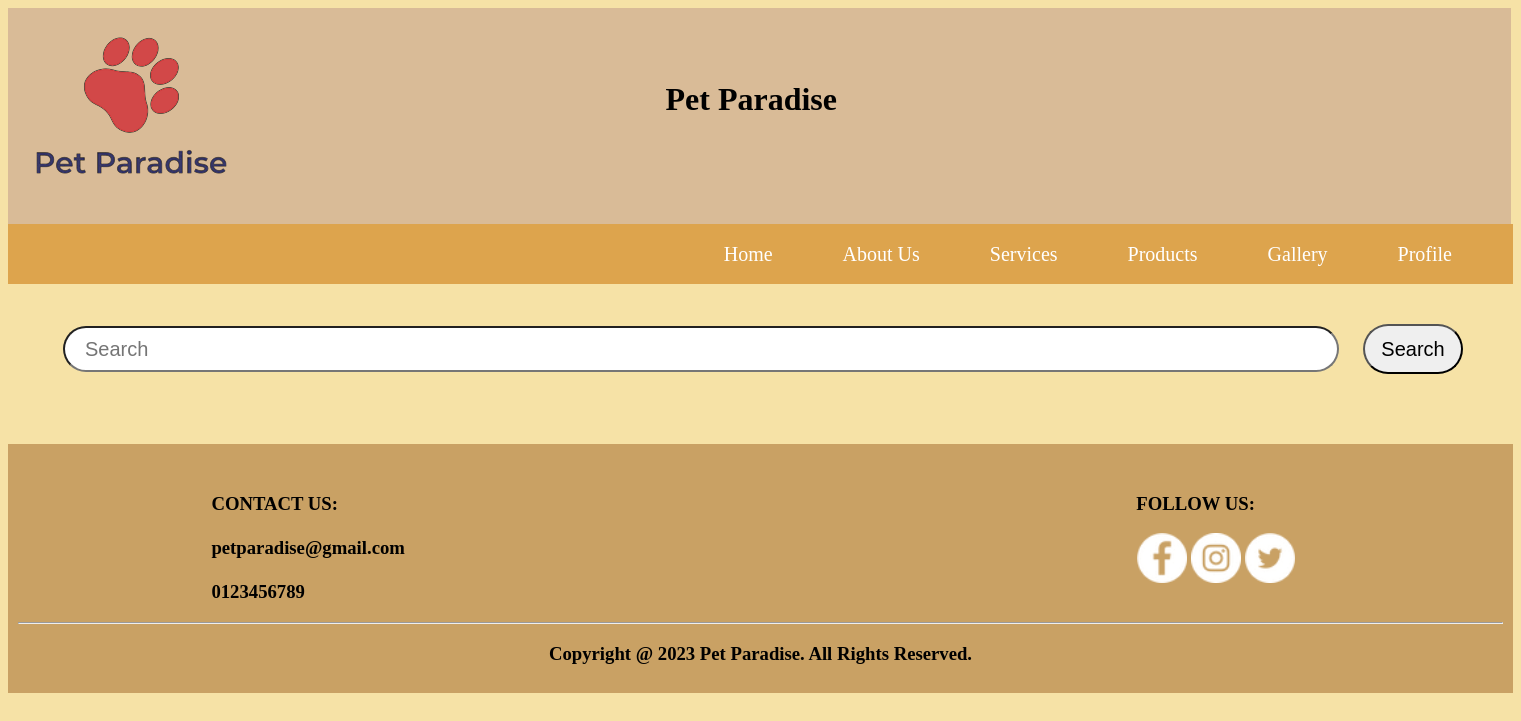
The page /item.php on the database as committed earlier.
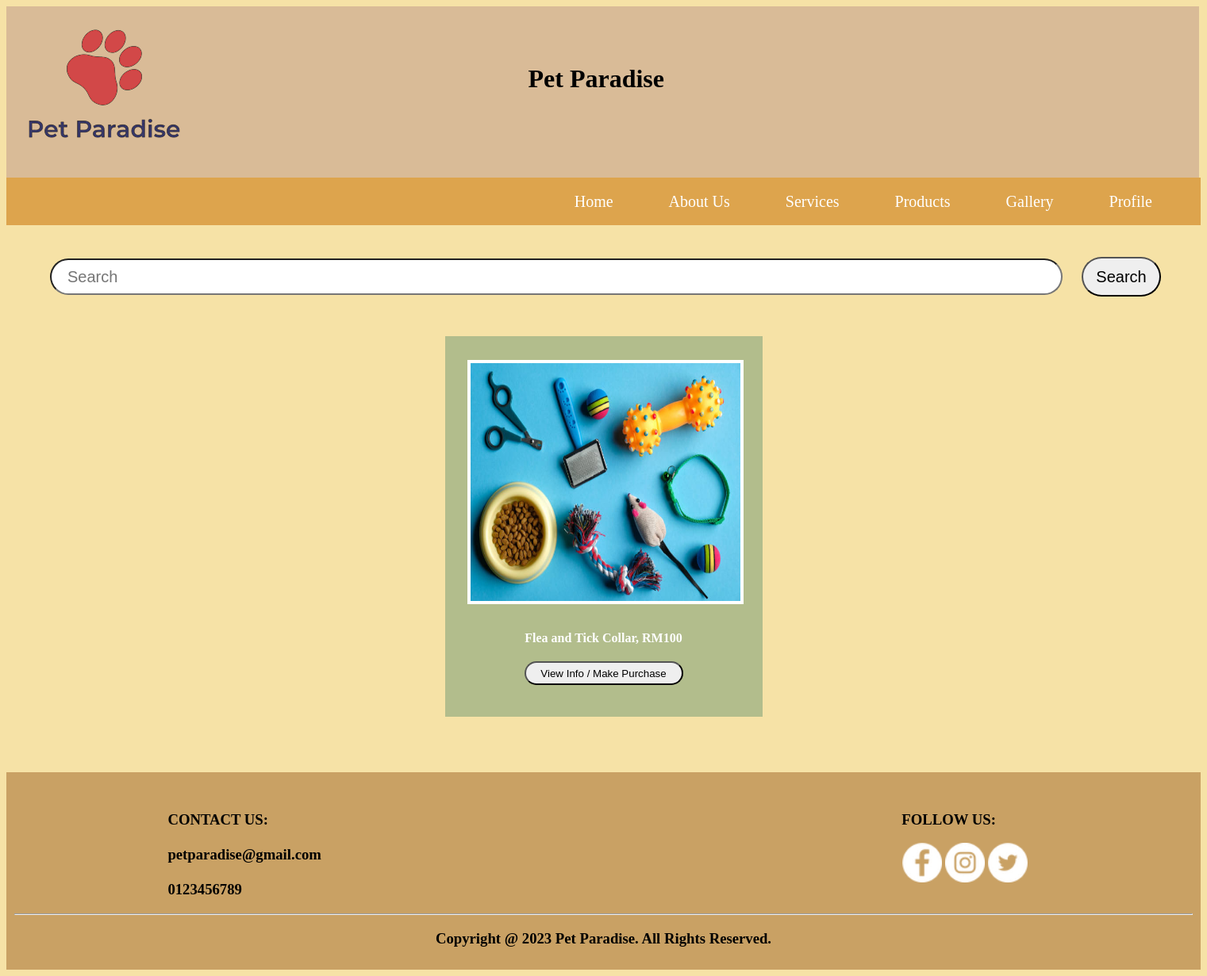
The same page on the database as committed later.
### tables this page shows
CREATE TABLE `product` (
  `product_id` varchar(4) NOT NULL,
  `product_name` varchar(50) NOT NULL,
  `product_desc` varchar(255) NOT NULL,
  `product_quantity` int(11) NOT NULL,
  `product_price` int(11) NOT NULL
);

### item.php (the view, shortened to what this page needs)
<!DOCTYPE html>
<html lang="en" dir="ltr">
<head>
  <link rel="stylesheet" type="text/css" href="css/style5.css">
</head>
<body>
<?php
  include ('dbcon.php');
  include ('customer_header.php');
?>
<div id="nav">
  <?php include('customer_menu.php') ?>
</div>
<div id="search">
    <form action="search.php" method="POST">
        <input type="text" name="search" placeholder="Search" style="width: 1250px; height: 40px; border-radius: 100px; padding-left: 20px; margin-left: 40px; margin-top: 20px; font-size: 20px;">
        <input type="submit" name="submit" value="Search" style="width: 100px; height: 50px; border-radius: 100px; margin-left: 20px; margin-top: 20px; font-size: 20px; cursor: pointer;">
    </form>
</div>
<div style="height: 100%; width: 100%; display: flex; justify-content: center;">
  <div id="product">
    <?php
      $query = "SELECT * FROM product";
      $result = mysqli_query($connection,$query);
      if (mysqli_num_rows($result) > 0){
        while ($row = mysqli_fetch_assoc($result)){
          ?>
          <div style="width: 400px; height: 460px; float: left; margin: 30px; padding-top: 20px; margin-top: 20px; background-color: #B2BD8C; justify-content: center;">
              <img src="img/products.jpg" alt="about-1" style="width: 340px; height: 300px; background-color: white; margin-top: 10px; padding: 4px; margin-left: 28px; margin-top: 10px;">
              <div style="text-align: center; margin-top: 10px; font-weight: bold;"><?php echo $row['product_name']; ?>, RM<?php echo $row['product_price']; ?></div>
              <a href="purchaseproduct.php?id=<?php echo $row["product_id"]; ?>"><button class="button1">View Info / Make Purchase</button></a>
          </div>
        <?php
        }
      }
      ?>
  </div>
</div>
  <footer><?php include('footer.php') ?></footer>
  </body>
</html>

### customer_header.php (shortened to what this page needs)
<!DOCTYPE html>
<html lang="en">
<head>
</head>
<body>
    <div id="header">
        <a href="customer_home.php"><img src="png/Logo4.png"></a>
        <h1 style="text-align: center; float:right; color: black; padding-right: 650px; padding-top: 44px;">Pet Paradise</h1>
    </div>
</body>
</html>

### customer_menu.php (shortened to what this page needs)
<!DOCTYPE html>
<html lang="en">
<head>
</head>
<body>
  <ul align="right">
    <li><a href="mainindex2.php">Home</a></li>
    <li><a href="about2.php">About Us</a></li>
    <li><a href="customer_service.php">Services</a></li>
    <li><a href="customer_product.php">Products</a></li>
    <li><a href="customer_gallery.php">Gallery</a></li>
    <li><a href="customer_home.php">Profile</a></li>
  </ul>
</body>
</html>

### footer.php (shortened to what this page needs)
<!DOCTYPE html>
<html lang="en">
<head>
</head>
<body>
    <div id="contact">
        <div id="contactleft"><h3 id="p1" align="left">CONTACT US:<br></br>petparadise@gmail.com <br></br>0123456789</h3></div>
        <div id="contactright"><h3 id="p2">FOLLOW US:</h3>
            <ul id="socialbar">
                <li>
                    <a href="https://facebook.com" target="_blank"><img src="png/fb.jpg" alt="facebook"></a>
                    <a href="https://instagram.com" target="_blank"><img src="png/ig.jpg" alt="ig"></a>
                    <a href="https://twitter.com" target="_blank"><img src="png/twitter.jpg" alt="twitter"></a>
                </li>
            </ul>
        </div>
    </div>
    <hr style="color: black;">
    <h3 style="font-weight: bold; text-align: center">Copyright @ 2023 Pet Paradise. All Rights Reserved.</h3>
</body>
</html>

### css/style5.css (style rules this page uses)
body { background-color: #F6E2A6; background-size: cover; background-repeat: no-repeat; color: white; }
#nav { background-color: #dda44d; height: 60px; }
#nav ul { float: right; margin: 0; margin-right: 30px; padding: 0; display: inline; }
#nav ul li { display: inline-block; margin-right: -4px; position: relative; padding: 0 20px; font-size: 20px; }
#nav ul li a { text-decoration: none; color: white; display: block; padding: 0 15px; line-height: 60px; }
#product { text-align: center; padding: 40px; margin: 0 20px; }
#product img { width: 300px; margin: 20px 80px 20px 80px; }
#contact { height: 120px; color: white; padding: 20px; }
footer { text-align: center; padding: 10px; background-color:#c9a164; }
#contactleft { float:left; padding-left: 12%; position: sticky; }
#contactright { float: right; padding-right: 12%; position: sticky; }
#socialbar { list-style: none; padding-right: 10px; }
#socialbar li { display: inline; padding: 5px; }
#socialbar img { width: 50px; }
#p2 { margin-right: 10px; }

### item.php (style rules this page uses)
#search { float: right; width: 1480px; height: 60px; margin-top: 20px; margin-right: 10px; }
.button1 { width: 200px; height: 30px; margin: 20px; border-radius: 50px; }

### customer_header.php (style rules this page uses)
#header { background-color: #D9BB97; width: 1455px; height: 200px; padding: 8px 24px; }

### footer.php (style rules this page uses)
ul { list-style-type: none; }
h3,p,hr { color: black; }

Rows that differ between the two databases and show on the page:
added product: product_name "Flea and Tick Collar", product_price "100"
